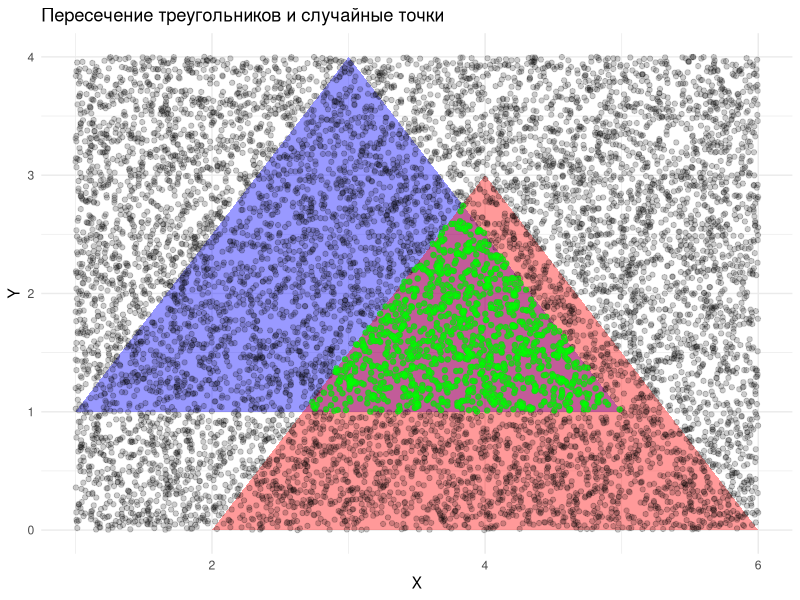

This figure's R source:
library(ggplot2)
set.seed(42)



# Функция для проверки, находится ли точка внутри треугольника
is_point_in_triangle <- function(pt, v1, v2, v3) {
  # Вспомогательная функция для вычисления знака площади параллелограмма
  sign <- function(p1, p2, p3) {
    return ((p1[1] - p3[1]) * (p2[2] - p3[2]) - (p2[1] - p3[1]) * (p1[2] - p3[2]))
  }
  
  d1 <- sign(pt, v1, v2)
  d2 <- sign(pt, v2, v3)
  d3 <- sign(pt, v3, v1)
  
  # Проверяем, имеют ли все три знака одинаковое направление
  has_neg <- (d1 <= 0 && d2 <= 0 && d3 <= 0)
  has_pos <- (d1 >= 0 && d2 >= 0 && d3 >= 0)
  
  return (has_neg || has_pos)
}





# Функция для визуализации треугольников и точек
plot_intersection <- function(tri1, tri2, points, intersect_points) {
  tri1_df <- data.frame(x = c(tri1[,1], tri1[1,1]), y = c(tri1[,2], tri1[1,2]))
  tri2_df <- data.frame(x = c(tri2[,1], tri2[1,1]), y = c(tri2[,2], tri2[1,2]))
  points_df <- data.frame(x = points$x, y = points$y)
  intersect_df <- data.frame(x = intersect_points$x, y = intersect_points$y)
  
  p <- ggplot() +
    # Рисуем первый треугольник
    geom_polygon(data = tri1_df, aes(x = x, y = y), fill = "blue", alpha = 0.4) +
    # Рисуем второй треугольник
    geom_polygon(data = tri2_df, aes(x = x, y = y), fill = "red", alpha = 0.4) +
    # Рисуем случайные точки
    geom_point(data = points_df, aes(x = x, y = y), color = "black", alpha = 0.2) +
    # Рисуем точки, которые попали в пересечение
    geom_point(data = intersect_df, aes(x = x, y = y), color = "green", alpha = 0.6) +
    # Настроим оси и график
    labs(title = "Пересечение треугольников и случайные точки",
         x = "X", y = "Y") +
    theme_minimal()
  
  # Используем print для явного вывода графика
  print(p)
}





# Функция для вычисления пересечения и визуализации
monte_carlo_intersection_with_plot <- function(tri1, tri2, n_points = 10000) {
  # Минимальные и максимальные значения для прямоугольника, содержащего оба треугольника
  min_x <- min(c(tri1[,1], tri2[,1]))
  max_x <- max(c(tri1[,1], tri2[,1]))
  min_y <- min(c(tri1[,2], tri2[,2]))
  max_y <- max(c(tri1[,2], tri2[,2]))
  
  # Генерация случайных точек внутри этого прямоугольника
  points <- data.frame(x = runif(n_points, min_x, max_x), 
                       y = runif(n_points, min_y, max_y))
  
  # Найдем точки, попавшие в оба треугольника (пересечение)
  intersect_points <- points[apply(points, 1, function(pt) 
    is_point_in_triangle(c(pt[1], pt[2]), tri1[1,], tri1[2,], tri1[3,]) && 
      is_point_in_triangle(c(pt[1], pt[2]), tri2[1,], tri2[2,], tri2[3,])), ]
  
  # Площадь пересечения
  count_intersection <- nrow(intersect_points)
  
  # Площадь прямоугольника
  area_rectangle <- (max_x - min_x) * (max_y - min_y)
  
  # Площадь пересечения
  intersection_area <- (count_intersection / n_points) * area_rectangle
  
  # Визуализация
  plot_intersection(tri1, tri2, points, intersect_points)
  
  return(intersection_area)
}





# Пример: Большой треугольник и вложенный в него маленький
tri1 <- matrix(c(0, 0, 5, 0, 0, 5), ncol = 2, byrow = TRUE)
tri2 <- matrix(c(0, 0, 1, 0, 0, 1), ncol = 2, byrow = TRUE)

# Пример: Два пересекающихся треугольника
tri1 <- matrix(c(1, 1, 5, 1, 3, 4), ncol = 2, byrow = TRUE)  
tri2 <- matrix(c(2, 0, 6, 0, 4, 3), ncol = 2, byrow = TRUE)  

# Пример: Треугольники с одной общей вершиной
# tri1 <- matrix(c(0, 0, 4, 0, 2, 3), ncol = 2, byrow = TRUE)  
# tri2 <- matrix(c(0, 0, 3, -2, 1, -4), ncol = 2, byrow = TRUE)

# Пример: Треугольник, находящийся внутри другого, но не касающийся вершин
# tri1 <- matrix(c(-3, -3, -1, -3, -2, -1), ncol = 2, byrow = TRUE)
# tri2 <- matrix(c(2, 2, 4, 2, 3, 4), ncol = 2, byrow = TRUE)

# Вызов функции Монте-Карло с визуализацией
area_intersection <- monte_carlo_intersection_with_plot(tri1, tri2)
print(paste("Площадь пересечения: ", area_intersection))
